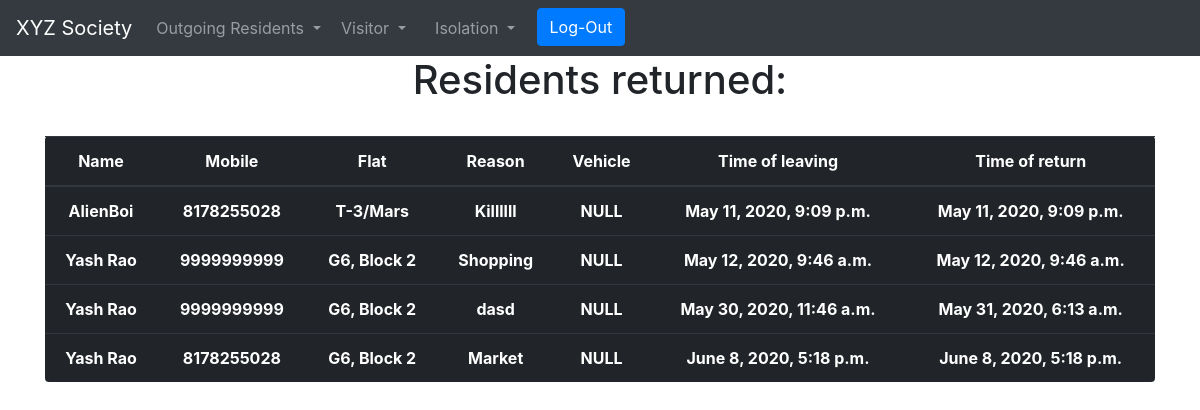
/returned/ (signed in), run on an earlier commit of the app's database.
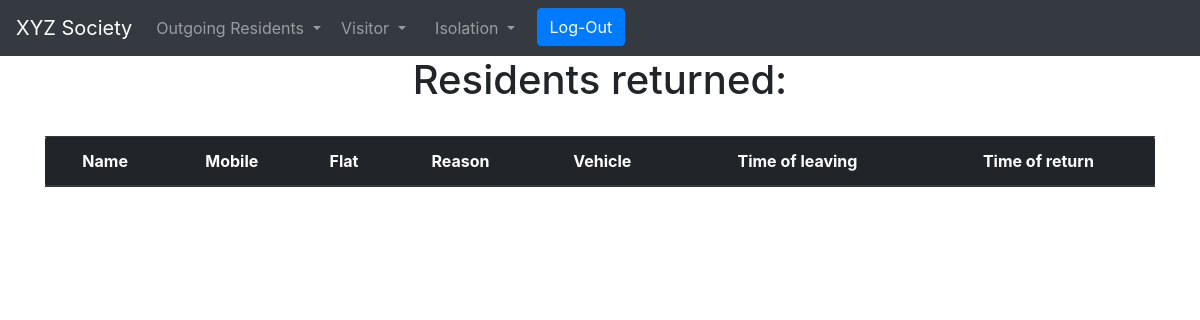
And on a later commit of the database.
### management_system/models.py (models this page shows, shortened)
class Resident(models.Model):
    name = models.CharField(max_length=100)
    mobile_no = models.CharField(max_length=10)
    flat = models.CharField(max_length=100)
    vehicle_no = models.CharField(blank=True ,max_length=100)
    reason = models.CharField(max_length=200)
    reg = models.DateTimeField(auto_now_add=True)
    cameback = models.DateTimeField(null=True, blank=True)
    corona_screening_positive = models.BooleanField(default=False)
    user = models.ForeignKey(User, on_delete=models.CASCADE)

### management_system/views.py (the view)
# urls.py: path('returned/', views.returned, name='returned'),
def returned(request):
    people = Resident.objects.filter(
        cameback__isnull=False, corona_screening_positive=False, user=request.user)
    return render(request, 'management_system/returned.html', {'people': people})

### management_system/templates/management_system/returned.html
{% extends 'management_system/base.html' %}
{% block content %}
<div class="container">
<h1> Residents returned: </h1>
<br />
<div class="row justify-content-center mt-5; text-center">
    <div class="col-md-12">
        <table class="table table-dark rounded">
            <thead>
                <th>Name</th>
                <th>Mobile</th>
                <th>Flat</th>
                <th>Reason</th>
                <th>Vehicle</th>
                <th>Time of leaving</th>
                <th>Time of return</th>
            </thead>
            {% for person in people %}
                <tr>
                    <th>{{ person.name }}</th>
                    <th>{{ person.mobile_no }}</th>
                    <th>{{ person.flat }}</th>
                    <th>{{ person.reason }}</th>
                    {% if person.vehicle_no %}
                        <th>{{ person.vehicle_no }}</th>
                    {% else %}
                        <th>NULL</th>
                    {% endif %}
                    <th>{{ person.reg }}</th>
                    <th>{{ person.cameback }}</th>
                </tr>
            {% endfor %}
        </table>
    </div>
</div>
</div>
{% endblock %}

What changed in the data, as far as the page shows it:
removed Resident: name "AlienBoi", mobile_no "8178255028", flat "T-3/Mars", reason "Killllll", vehicle_no "NULL", reg "May 11, 2020, 9:09 p.m.", cameback "May 11, 2020, 9:09 p.m."
removed Resident: name "Yash Rao", mobile_no "9999999999", flat "G6, Block 2", reason "Shopping", vehicle_no "NULL", reg "May 12, 2020, 9:46 a.m.", cameback "May 12, 2020, 9:46 a.m."
removed Resident: name "Yash Rao", mobile_no "9999999999", flat "G6, Block 2", reason "dasd", vehicle_no "NULL", reg "May 30, 2020, 11:46 a.m.", cameback "May 31, 2020, 6:13 a.m."
removed Resident: name "Yash Rao", mobile_no "8178255028", flat "G6, Block 2", reason "Market", vehicle_no "NULL", reg "June 8, 2020, 5:18 p.m.", cameback "June 8, 2020, 5:18 p.m."
